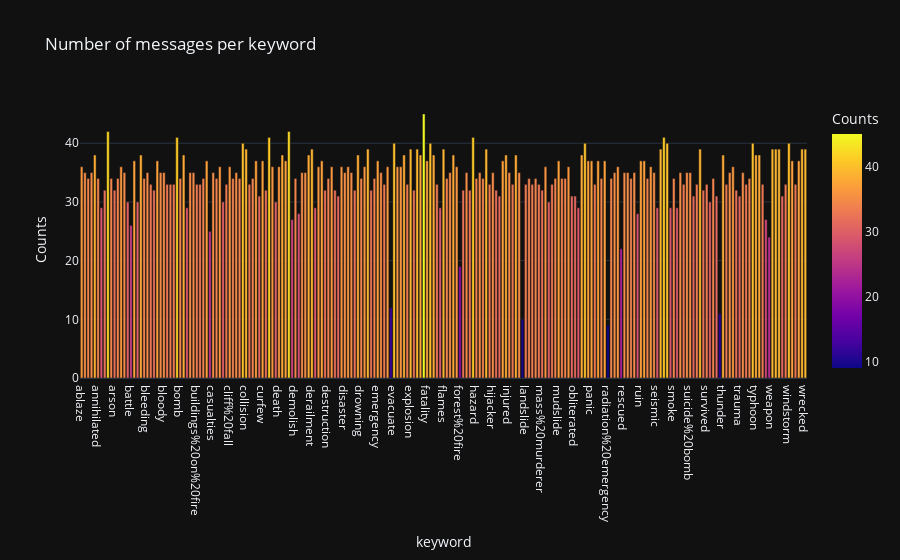

Source (notebook cell):
### Markdown cell above
---

### Code cell
sub_check=df.groupby('keyword').apply(lambda x:x['lemma_str'].count()).reset_index(name='Counts')
fig=px.bar(sub_check,x='keyword',y='Counts',color='Counts',title='Number of messages per keyword')
fig.show()

### Figure 1 — Plotly figure (JSON) as saved in the notebook; plotly's stock layout.template omitted (floating-point values rounded to 4 significant figures; data arrays with more than 128 entries replaced by an {"elided": "..."} marker saying what was removed)
{"data": [{"alignmentgroup": "True", "hovertemplate": "keyword=%{x}<br>Counts=%{marker.color}<extra></extra>", "legendgroup": "", "marker": {"color": {"elided": "221 int values"}, "coloraxis": "coloraxis", "pattern": {"shape": ""}}, "name": "", "offsetgroup": "", "orientation": "v", "showlegend": false, "textposition": "auto", "x": {"elided": "221 str values"}, "xaxis": "x", "y": {"elided": "221 int values"}, "yaxis": "y", "type": "bar"}], "layout": {"xaxis": {"anchor": "y", "domain": [0.0, 1.0], "title": {"text": "keyword"}}, "yaxis": {"anchor": "x", "domain": [0.0, 1.0], "title": {"text": "Counts"}}, "coloraxis": {"colorbar": {"title": {"text": "Counts"}}, "colorscale": [[0.0, "#0d0887"], [0.1111, "#46039f"], [0.2222, "#7201a8"], [0.3333, "#9c179e"], [0.4444, "#bd3786"], [0.5556, "#d8576b"], [0.6667, "#ed7953"], [0.7778, "#fb9f3a"], [0.8889, "#fdca26"], [1.0, "#f0f921"]]}, "legend": {"tracegroupgap": 0}, "title": {"text": "Number of messages per keyword"}, "barmode": "relative"}}
